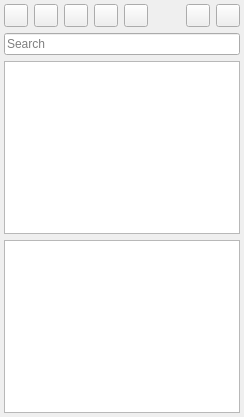
<?xml version="1.0" encoding="UTF-8"?>
<ui version="4.0">
 <class>DeviceListView</class>
 <widget class="QWidget" name="DeviceListView">
  <property name="geometry">
   <rect>
    <x>0</x>
    <y>0</y>
    <width>244</width>
    <height>417</height>
   </rect>
  </property>
  <property name="windowTitle">
   <string notr="true">Form</string>
  </property>
  <layout class="QVBoxLayout" name="verticalLayout">
   <property name="leftMargin">
    <number>4</number>
   </property>
   <property name="topMargin">
    <number>4</number>
   </property>
   <property name="rightMargin">
    <number>4</number>
   </property>
   <property name="bottomMargin">
    <number>4</number>
   </property>
   <item>
    <layout class="QHBoxLayout" name="horizontalLayout">
     <item>
      <widget class="QToolButton" name="toolButtonAdd">
       <property name="text">
        <string notr="true"/>
       </property>
      </widget>
     </item>
     <item>
      <widget class="QToolButton" name="toolButtonRemove">
       <property name="text">
        <string notr="true"/>
       </property>
      </widget>
     </item>
     <item>
      <widget class="QToolButton" name="toolButtonTree">
       <property name="text">
        <string notr="true"/>
       </property>
      </widget>
     </item>
     <item>
      <widget class="QToolButton" name="toolButtonUp">
       <property name="text">
        <string notr="true"/>
       </property>
      </widget>
     </item>
     <item>
      <widget class="QToolButton" name="toolButtonDown">
       <property name="text">
        <string notr="true"/>
       </property>
      </widget>
     </item>
     <item>
      <widget class="QLabel" name="label">
       <property name="text">
        <string notr="true"/>
       </property>
      </widget>
     </item>
     <item>
      <widget class="QToolButton" name="toolButtonClose">
       <property name="text">
        <string notr="true"/>
       </property>
      </widget>
     </item>
     <item>
      <widget class="QToolButton" name="toolButtonOpen">
       <property name="text">
        <string notr="true"/>
       </property>
      </widget>
     </item>
    </layout>
   </item>
   <item>
    <widget class="QLineEdit" name="lineEditSearch">
     <property name="sizePolicy">
      <sizepolicy hsizetype="Preferred" vsizetype="Fixed">
       <horstretch>0</horstretch>
       <verstretch>0</verstretch>
      </sizepolicy>
     </property>
     <property name="placeholderText">
      <string>Search</string>
     </property>
     <property name="clearButtonEnabled">
      <bool>true</bool>
     </property>
    </widget>
   </item>
   <item>
    <widget class="QTreeView" name="treeView">
     <property name="sizePolicy">
      <sizepolicy hsizetype="Preferred" vsizetype="Expanding">
       <horstretch>0</horstretch>
       <verstretch>0</verstretch>
      </sizepolicy>
     </property>
    </widget>
   </item>
   <item>
    <widget class="QTableView" name="tableView">
     <property name="sizePolicy">
      <sizepolicy hsizetype="Preferred" vsizetype="Preferred">
       <horstretch>0</horstretch>
       <verstretch>0</verstretch>
      </sizepolicy>
     </property>
    </widget>
   </item>
  </layout>
 </widget>
 <resources/>
 <connections/>
</ui>
